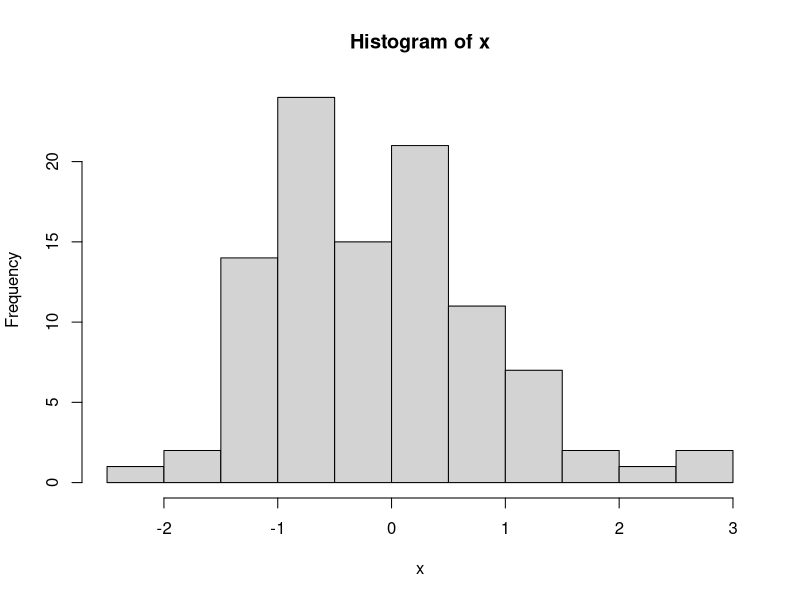
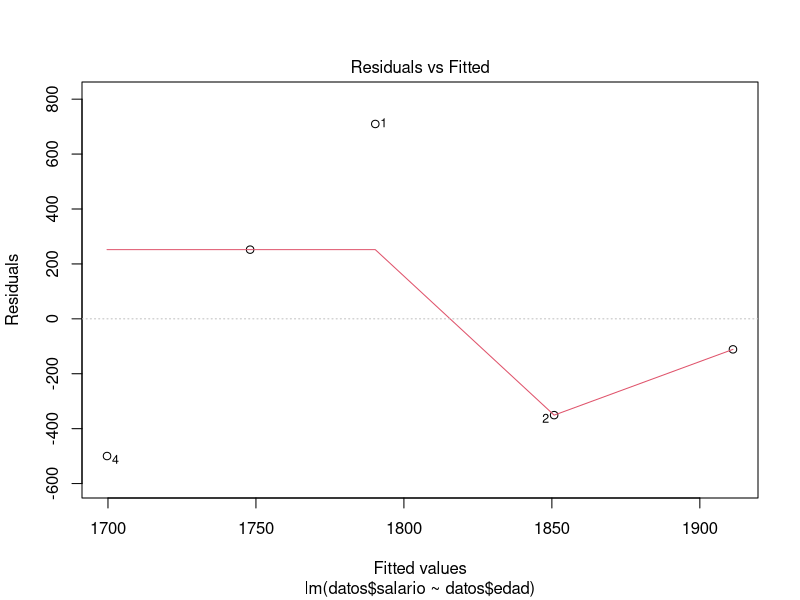
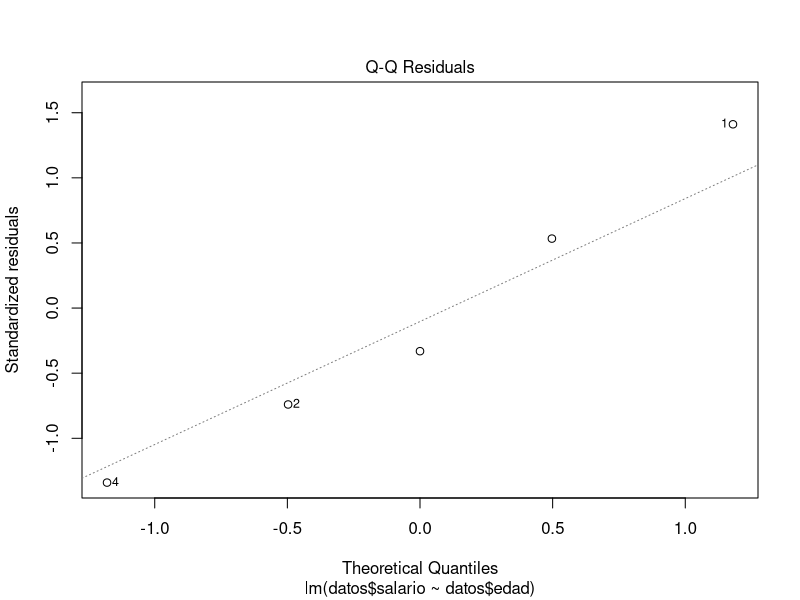
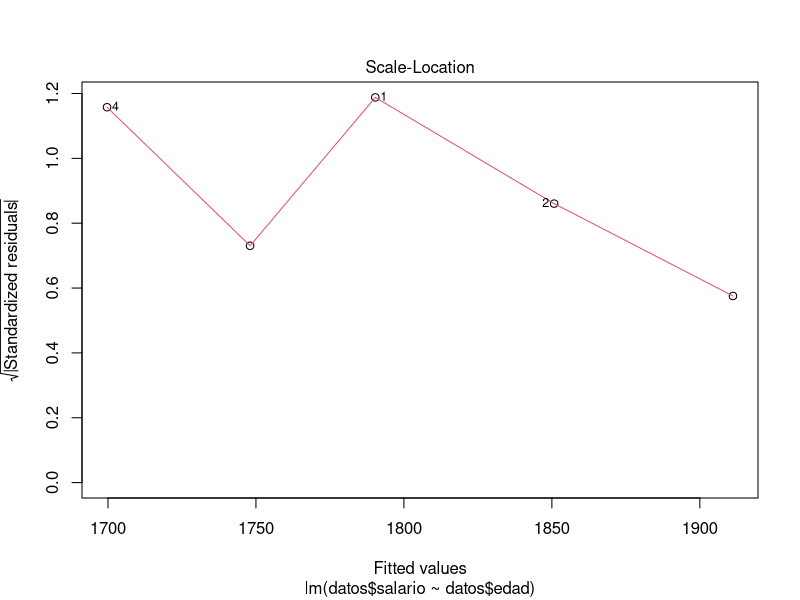
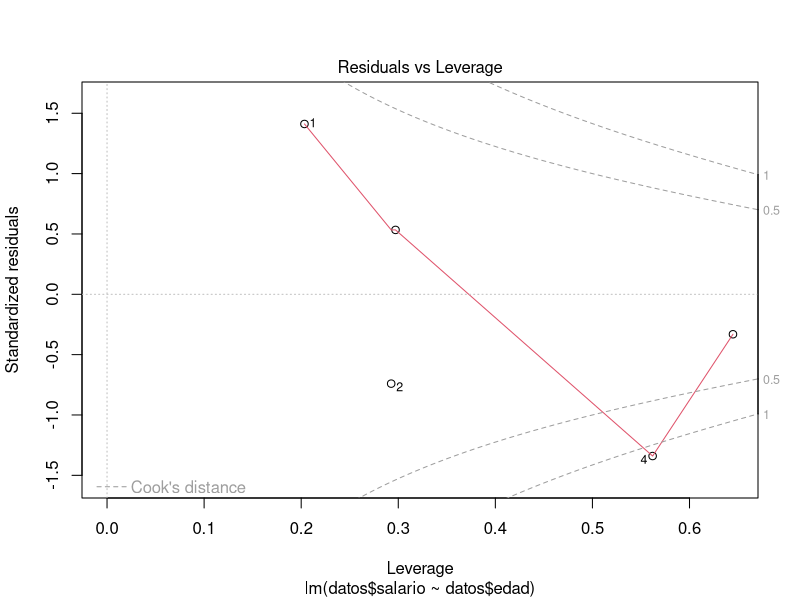

Write the R code that produced these figures, in order.
# Clase 2022-03-15
# Listas
rm(list = ls())
A <- matrix(1:6, 3, 2)
m1 <- rowMeans(A)
m2 <- colMeans(A)
minA <- min(A)
maxA <- max(A)
nomb <- c("col1", "col2", "col3")
cond <- A > mean(A) + sd(A)
cond
A
lista <- list(A, m1, m2, minA, maxA, nomb, cond)
lista

lista <- list(
    matriz = A, med_fil = m1, med_col = m2, minimo = minA, maximo = maxA,
    nombres = nomb, cond = cond
)
lista[["matriz"]]
lista$matriz

class(lista)
lapply(lista, class)
lapply(lista, mean)

sapply(lista, class)
sapply(lista, mean)

unlist(lista)

class(lista[1])
class(lista[[1]])

x <- rnorm(100)
res <- hist(x)
res
sum(diff(res$breaks) * res$density)


#
# ─── DATA FRAMES ────────────────────────────────────────────────────────────────
#
rm(list = ls())
dni <- c("22456715A", "22456716B", "22456717C", "22456718D", "22456719E")
edad <- c(45, 35, 52, 60, 25)
sexo <- factor(c("Hombre", "Mujer", "Hombre", "Mujer", "Hombre"))
estudios <- factor(c("superior", "superior", "profesional", "medio", "profesional"))
salario <- c(2500, 1500, 2000, 1200, 1800)

datos <- data.frame(dni, edad, sexo, estudios, salario)
datos
class(datos)
names(datos)
str(datos)

summary(datos)

datos[3] # Tratar como lista
datos[3, ] # Tratar como matriz
datos[, 3]

datos[1:2, c("edad", "salario")]
datos[, c(-1, -3, -4)]

model <- lm(datos$salario ~ datos$edad)
model
plot(model)

sample(datos, size = 2) # same as
datos[sample(1:length(datos), 2)]

mtcars
